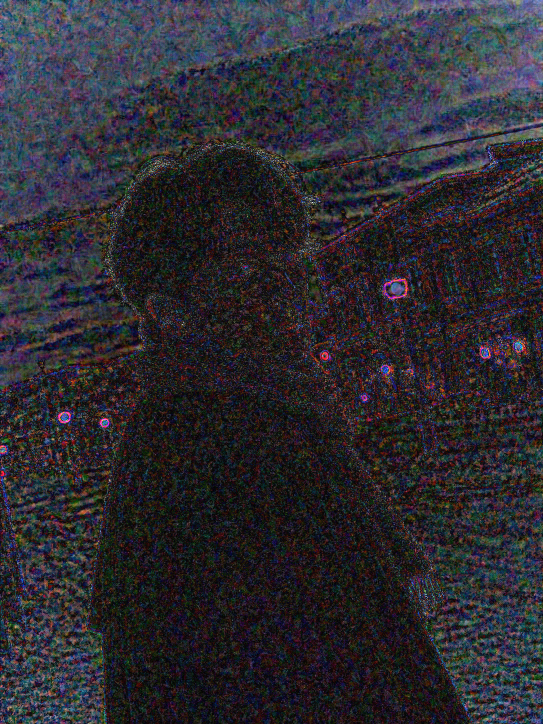
#> input picture analysis_outputs/abs_diff_x8.png, 1086 x 1448 px (shown at 1/2 size)
$ python defensive_forensics.py --source analysis_outputs/abs_diff_x8.png --suspect analysis_outputs/defensive_forensics_a19/signed_luma_diff_red_brighter_blue_darker.png
#> lines starting #> are read from the running program, lines starting #| are printed output that depends on the picture
from __future__ import annotations

import argparse
import json
from pathlib import Path

import numpy as np
from PIL import ExifTags, Image, ImageStat


KNOWN_PHLEGETHON_QTABLES = {
    "luma_sum": 592,
    "chroma_sum": 891,
    "luma_first8": [3, 2, 2, 3, 4, 6, 8, 10],
    "chroma_first8": [3, 3, 4, 8, 16, 16, 16, 16],
}


def gray(arr: np.ndarray) -> np.ndarray:
    arr = arr.astype(np.float32)
    return arr[..., 0] * 0.299 + arr[..., 1] * 0.587 + arr[..., 2] * 0.114


def residual_std(g: np.ndarray) -> float:
    if g.shape[0] < 3 or g.shape[1] < 3:
        return 0.0
    center = g[1:-1, 1:-1]
    nb = (g[:-2, 1:-1] + g[2:, 1:-1] + g[1:-1, :-2] + g[1:-1, 2:]) / 4
    return float((center - nb).std())


def laplacian_std(g: np.ndarray) -> float:
    if g.shape[0] < 3 or g.shape[1] < 3:
        return 0.0
    center = g[1:-1, 1:-1]
    lap = 4 * center - g[:-2, 1:-1] - g[2:, 1:-1] - g[1:-1, :-2] - g[1:-1, 2:]
    return float(lap.std())


def blockiness(g: np.ndarray) -> float:
    if g.shape[0] <= 8 or g.shape[1] <= 8:
        return 0.0
    vx = g[:, 8::8]
    vy = g[:, 7::8]
    hx = g[8::8, :]
    hy = g[7::8, :]
    v = np.abs(vx[:, : vy.shape[1]] - vy[:, : vx.shape[1]]).mean()
    h = np.abs(hx[: hy.shape[0], :] - hy[: hx.shape[0], :]).mean()
    return float((v + h) / 2)


def image_meta(path: Path) -> dict:
    image = Image.open(path)
    rgb = image.convert("RGB")
    stat = ImageStat.Stat(rgb)
    meta = {
        "path": str(path),
        "format": image.format,
        "mode": image.mode,
        "size": image.size,
        "bytes": path.stat().st_size,
        "info": {k: (f"<{len(v)} bytes>" if isinstance(v, bytes) else v) for k, v in image.info.items()},
        "exif_count": len(image.getexif()),
        "mean_rgb": [round(float(v), 4) for v in stat.mean],
        "std_rgb": [round(float(v), 4) for v in stat.stddev],
    }
    if image.format == "JPEG":
        qtables = {}
        for key, values in image.quantization.items():
            qtables[str(key)] = {
                "sum": int(sum(values)),
                "first8": [int(v) for v in values[:8]],
            }
        meta["jpeg"] = {
            "layers": getattr(image, "layers", None),
            "layer": getattr(image, "layer", None),
            "qtables": qtables,
        }
    exif = image.getexif()
    selected_exif = {}
    for tag in [271, 272, 305, 306, 282, 283, 33434, 33437, 34855, 37386, 40961]:
        value = exif.get(tag)
        if value is not None:
            selected_exif[ExifTags.TAGS.get(tag, str(tag))] = repr(value)
    if selected_exif:
        meta["selected_exif"] = selected_exif
    return meta


def fit_channels(source: np.ndarray, suspect: np.ndarray) -> list[dict]:
    rows = []
    src = source.reshape(-1, 3).astype(np.float32)
    sus = suspect.reshape(-1, 3).astype(np.float32)
    for idx, name in enumerate(["R", "G", "B"]):
        x = src[:, idx]
        y = sus[:, idx]
        design = np.vstack([x, np.ones_like(x)]).T
        gain, offset = np.linalg.lstsq(design, y, rcond=None)[0]
        corr = np.corrcoef(x, y)[0, 1]
        rows.append(
            {
                "channel": name,
                "gain": round(float(gain), 6),
                "offset": round(float(offset), 6),
                "correlation": round(float(corr), 6),
            }
        )
    return rows


def region_boxes(width: int, height: int) -> dict[str, tuple[int, int, int, int]]:
    return {
        "upper_subject": (round(width * 0.20), round(height * 0.12), round(width * 0.78), round(height * 0.52)),
        "face_center": (round(width * 0.42), round(height * 0.28), round(width * 0.72), round(height * 0.52)),
        "bright_window": (round(width * 0.48), round(height * 0.08), width, round(height * 0.70)),
        "dark_clothing": (round(width * 0.18), round(height * 0.52), round(width * 0.86), round(height * 0.95)),
        "left_wall": (0, 0, round(width * 0.30), round(height * 0.48)),
    }


def compare_regions(source: np.ndarray, suspect: np.ndarray) -> dict:
    h, w = source.shape[:2]
    rows = {}
    for name, (x0, y0, x1, y1) in region_boxes(w, h).items():
        src = source[y0:y1, x0:x1]
        sus = suspect[y0:y1, x0:x1]
        diff = sus - src
        src_g = gray(src)
        sus_g = gray(sus)
        rows[name] = {
            "box": [x0, y0, x1, y1],
            "mean_diff_rgb": [round(float(v), 4) for v in diff.mean(axis=(0, 1))],
            "mean_abs_rgb": [round(float(v), 4) for v in np.abs(diff).mean(axis=(0, 1))],
            "residual_std_source": round(residual_std(src_g), 4),
            "residual_std_suspect": round(residual_std(sus_g), 4),
            "laplacian_std_source": round(laplacian_std(src_g), 4),
            "laplacian_std_suspect": round(laplacian_std(sus_g), 4),
        }
    return rows


def jpeg_rule_hits(meta: dict) -> list[str]:
    hits = []
    jpeg = meta.get("jpeg")
    if not jpeg:
        return hits
    qtables = jpeg.get("qtables", {})
    q0 = qtables.get("0", {})
    q1 = qtables.get("1", {})
    if q0.get("sum") == KNOWN_PHLEGETHON_QTABLES["luma_sum"] and q1.get("sum") == KNOWN_PHLEGETHON_QTABLES["chroma_sum"]:
        hits.append("known_phlegethon_quant_table_sums")
    if q0.get("first8") == KNOWN_PHLEGETHON_QTABLES["luma_first8"]:
        hits.append("known_phlegethon_luma_first8")
    if q1.get("first8") == KNOWN_PHLEGETHON_QTABLES["chroma_first8"]:
        hits.append("known_phlegethon_chroma_first8")
    if meta.get("exif_count") == 0 and meta.get("info", {}).get("jfif") is not None:
        hits.append("jfif_without_exif")
    return hits


def save_heatmaps(source: np.ndarray, suspect: np.ndarray, out_dir: Path) -> dict[str, str]:
    out_dir.mkdir(parents=True, exist_ok=True)
    diff = suspect - source
    abs_diff = np.clip(np.abs(diff) * 8, 0, 255).astype(np.uint8)
    signed = np.zeros_like(source, dtype=np.uint8)
    luma_diff = gray(suspect) - gray(source)
    signed[..., 0] = np.clip(luma_diff * 12 + 128, 0, 255)
    signed[..., 1] = 128
    signed[..., 2] = np.clip(-luma_diff * 12 + 128, 0, 255)

    paths = {
        "abs_diff_x8": out_dir / "abs_diff_x8.png",
        "signed_luma_diff": out_dir / "signed_luma_diff_red_brighter_blue_darker.png",
    }
    Image.fromarray(abs_diff).save(paths["abs_diff_x8"])
    Image.fromarray(signed).save(paths["signed_luma_diff"])
    return {k: str(v) for k, v in paths.items()}


def analyze_pair(source_path: Path, suspect_path: Path, out_dir: Path) -> dict:
    source_image = Image.open(source_path).convert("RGB")
    suspect_image = Image.open(suspect_path).convert("RGB")
    if source_image.size != suspect_image.size:
        suspect_image = suspect_image.resize(source_image.size, Image.Resampling.BICUBIC)

    source = np.asarray(source_image).astype(np.float32)
    suspect = np.asarray(suspect_image).astype(np.float32)
    source_g = gray(source)
    suspect_g = gray(suspect)
    diff = suspect - source
    abs_diff = np.abs(diff)

    source_residual = residual_std(source_g)
    suspect_residual = residual_std(suspect_g)
    source_block = blockiness(source_g)
    suspect_block = blockiness(suspect_g)
    channel_fit = fit_channels(source, suspect)
    suspect_meta = image_meta(suspect_path)

    flags = []
    if all(0.94 <= row["gain"] <= 0.99 and row["offset"] < 0 for row in channel_fit):
        flags.append("global_channel_affine_darkening")
    if suspect_residual < source_residual * 0.9:
        flags.append("broad_high_frequency_residual_suppression")
    if suspect_block > source_block * 1.08:
        flags.append("jpeg_blockiness_increase")
    if float((abs_diff.max(axis=2) > 3).mean()) > 0.35 and all(row["correlation"] > 0.995 for row in channel_fit):
        flags.append("high_correlation_but_widespread_low_amplitude_changes")
    flags.extend(jpeg_rule_hits(suspect_meta))

    report = {
        "source": image_meta(source_path),
        "suspect": suspect_meta,
        "pair_metrics": {
            "same_size": source_image.size == suspect_image.size,
            "mean_diff_rgb": [round(float(v), 4) for v in diff.mean(axis=(0, 1))],
            "mean_abs_rgb": [round(float(v), 4) for v in abs_diff.mean(axis=(0, 1))],
            "median_abs_rgb": [round(float(v), 4) for v in np.median(abs_diff, axis=(0, 1))],
            "changed_gt3": round(float((abs_diff.max(axis=2) > 3).mean()), 6),
            "changed_gt10": round(float((abs_diff.max(axis=2) > 10).mean()), 6),
            "gray_diff_percentiles": [round(float(v), 4) for v in np.percentile(suspect_g - source_g, [1, 5, 25, 50, 75, 95, 99])],
            "residual_std_source": round(source_residual, 4),
            "residual_std_suspect": round(suspect_residual, 4),
            "laplacian_std_source": round(laplacian_std(source_g), 4),
            "laplacian_std_suspect": round(laplacian_std(suspect_g), 4),
            "blockiness_source": round(source_block, 4),
            "blockiness_suspect": round(suspect_block, 4),
            "channel_fit": channel_fit,
        },
        "regions": compare_regions(source, suspect),
        "defensive_flags": flags,
        "risk_score": min(100, len(flags) * 14),
        "heatmaps": save_heatmaps(source, suspect, out_dir),
    }
    return report


def write_markdown(report: dict, path: Path) -> None:
    metrics = report["pair_metrics"]
    lines = [
        "# Defensive Forensics Report",
        "",
        f"Risk score: **{report['risk_score']} / 100**",
        "",
        "## Defensive Flags",
        "",
    ]
    if report["defensive_flags"]:
        lines.extend(f"- `{flag}`" for flag in report["defensive_flags"])
    else:
        lines.append("- No rule hits.")
    lines.extend(
        [
            "",
            "## Pair Metrics",
            "",
            f"- Mean RGB shift: `{metrics['mean_diff_rgb']}`",
            f"- Mean absolute RGB delta: `{metrics['mean_abs_rgb']}`",
            f"- Changed pixels > 3: `{metrics['changed_gt3']}`",
            f"- Changed pixels > 10: `{metrics['changed_gt10']}`",
            f"- Residual std source/suspect: `{metrics['residual_std_source']}` / `{metrics['residual_std_suspect']}`",
            f"- Laplacian std source/suspect: `{metrics['laplacian_std_source']}` / `{metrics['laplacian_std_suspect']}`",
            f"- Blockiness source/suspect: `{metrics['blockiness_source']}` / `{metrics['blockiness_suspect']}`",
            "",
            "## Channel Fit",
            "",
            "| Channel | Gain | Offset | Correlation |",
            "|---|---:|---:|---:|",
        ]
    )
    for row in metrics["channel_fit"]:
        lines.append(f"| {row['channel']} | {row['gain']} | {row['offset']} | {row['correlation']} |")
    lines.extend(
        [
            "",
            "## JPEG Fingerprint",
            "",
            "```json",
            json.dumps(report["suspect"].get("jpeg", {}), indent=2, ensure_ascii=False),
            "```",
            "",
            "## Heatmaps",
            "",
        ]
    )
    for name, heatmap_path in report["heatmaps"].items():
        lines.append(f"- {name}: `{heatmap_path}`")
    path.write_text("\n".join(lines), encoding="utf-8")


def main() -> None:
    parser = argparse.ArgumentParser(description="Defensive forensic comparison for suspicious image post-processing.")
    parser.add_argument("--source", required=True, type=Path, help="Original or baseline image.")
    parser.add_argument("--suspect", required=True, type=Path, help="Suspicious transformed image.")
    parser.add_argument("--out-dir", default=Path("analysis_outputs/defensive_forensics"), type=Path)
    args = parser.parse_args()

    args.out_dir.mkdir(parents=True, exist_ok=True)
    report = analyze_pair(args.source, args.suspect, args.out_dir)
#> in analyze_pair, source_image is the input picture: PIL image 1086x1448 RGB; mean R, G, B 45.1, 43.1, 49.4
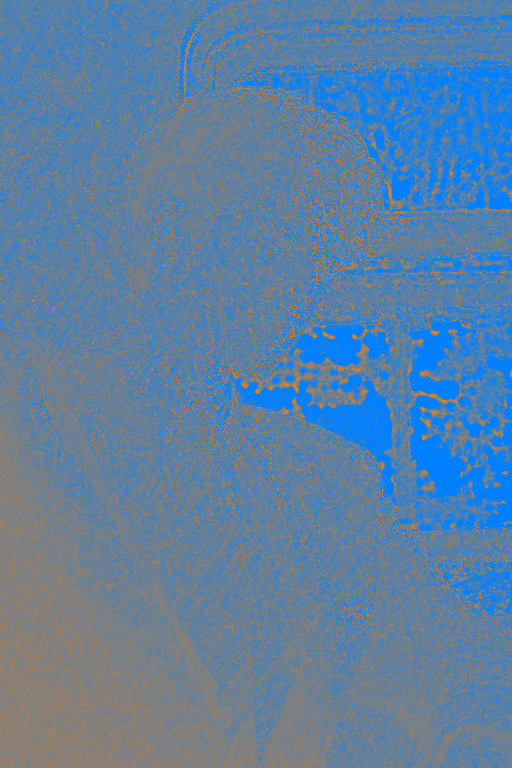
#> input picture analysis_outputs/defensive_forensics_a19/signed_luma_diff_red_brighter_blue_darker.png, 1024 x 1536 px (shown at 1/2 size)
#> in analyze_pair, suspect_image is the input picture: PIL image 1024x1536 RGB; mean R, G, B 92.6, 128, 162.5
#> in analyze_pair, `abs_diff = np.abs(diff)`:
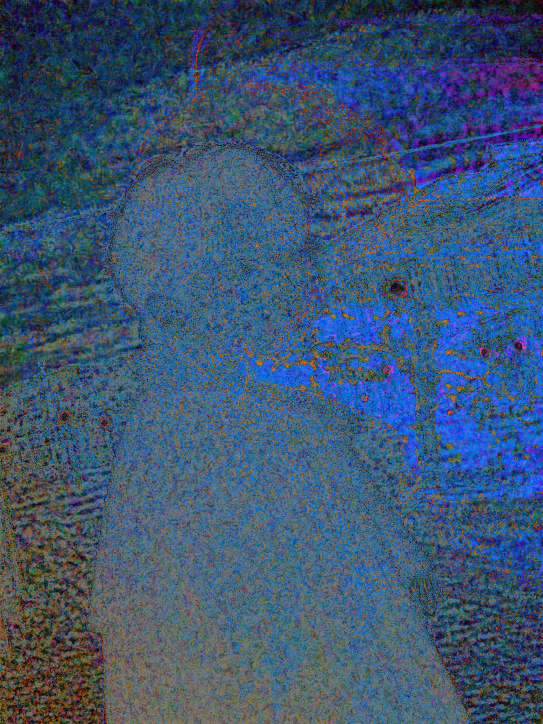
#> abs_diff: shape (1448, 1086, 3) float32 (shown at 1/2 size); mean R, G, B 60.8, 85, 113.8
#> in analyze_pair, `source_residual = residual_std(source_g)`: source_residual = 11.91
#> in analyze_pair, `suspect_residual = residual_std(suspect_g)`: suspect_residual = 2.79
#> in blockiness, `hy = g[7::8, :]`:
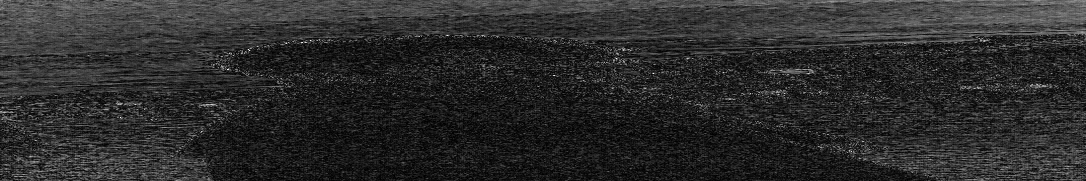
#> hy: shape (181, 1086) float32; min 0, max 255, mean 44.4
#> in blockiness, `v = np.abs(vx[:, : vy.shape[1]] - vy[:, : vx.shape[1]]).mean()`: v = 13.66
#> in blockiness, `h = np.abs(hx[: hy.shape[0], :] - hy[: hx.shape[0], :]).mean()`: h = 13.85
#> in analyze_pair, `source_block = blockiness(source_g)`: source_block = 13.75
#> in blockiness (call 2), `hx = g[8::8, :]`:
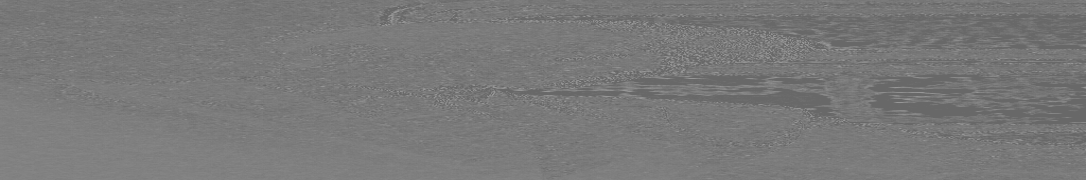
#> hx: shape (180, 1086) float32; min 104.1, max 151.4, mean 121.3
#> in blockiness (call 2), `v = np.abs(vx[:, : vy.shape[1]] - vy[:, : vx.shape[1]]).mean()`: v = 2.68
#> in blockiness (call 2), `h = np.abs(hx[: hy.shape[0], :] - hy[: hx.shape[0], :]).mean()`: h = 2.91
#> in analyze_pair, `suspect_block = blockiness(suspect_g)`: suspect_block = 2.8
#> the loop in fit_channels, `for idx, name in enumerate(["R", "G", "B"]):` made 3 passes
#> (gain, offset, corr) on passes 1 to 3: (-0.127, 98.39, -0.0995), (4.68e-15, 128, nan), (0.129, 156.1, 0.111)
#> after the loop in fit_channels, `for idx, name in enumerate(["R", "G", "B"]):`: rows = 3 items
#> after the loop in image_meta, `for tag in [271, 272, 305, 306, 282, 283, 33434, 33437, 34855, 37386, ..`: selected_exif = 0 items
#> in analyze_pair, `suspect_meta = image_meta(suspect_path)`: suspect_meta = 9 items
#> in laplacian_std (call 2), `lap = 4 * center - g[:-2, 1:-1] - g[2:, 1:-1] - g[1:-1, :-2] - g[1:-1,..`:
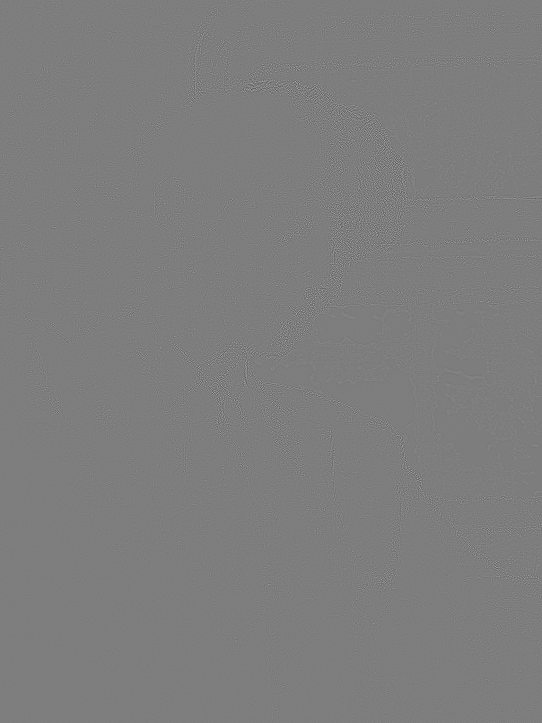
#> lap: shape (1446, 1084) float32 (shown at 1/2 size); min -158.9, max 163.2, mean 0; drawn with min black and max white
#> in compare_regions, `h, w = source.shape[:2]`: h = 1448; w = 1086
#> the loop in compare_regions, `for name, (x0, y0, x1, y1) in region_boxes(w, h).items():` made 5 passes
#> (name, x0, y0, x1, y1) on passes 1 to 5: ('upper_subject', 217, 174, 847, 753), ('face_center', 456, 405, 782, 753), ('bright_window', 521, 116, 1086, 1014), ('dark_clothing', 195, 753, 934, 1376), ('left_wall', 0, 0, 326, 695)
#> after the loop in compare_regions, `for name, (x0, y0, x1, y1) in region_boxes(w, h).items():`:
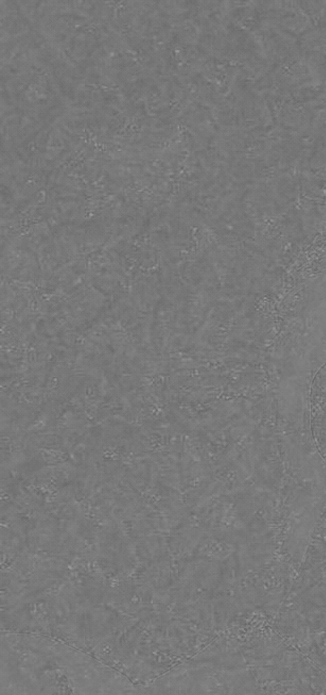
#> sus_g: shape (695, 326) float32; min 104.2, max 151.4, mean 121.1
#> after the loop in compare_regions, `for name, (x0, y0, x1, y1) in region_boxes(w, h).items():`: rows = 5 items
#> in save_heatmaps, `signed[..., 2] = np.clip(-luma_diff * 12 + 128, 0, 255)`:
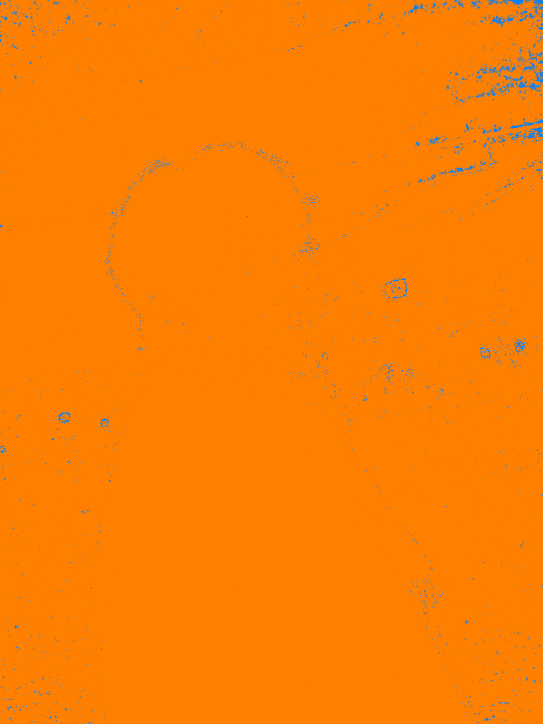
#> signed: shape (1448, 1086, 3) (shown at 1/2 size); mean of channels 0, 1, 2 252.4, 128, 2.6; drawn as R, G, B
#> report = 7 items
    json_path = args.out_dir / "report.json"
    md_path = args.out_dir / "report.md"
    json_path.write_text(json.dumps(report, ensure_ascii=False, indent=2), encoding="utf-8")
    write_markdown(report, md_path)
#> in write_markdown, `metrics = report["pair_metrics"]`: metrics = 14 items
#> in write_markdown, `lines = [ "# Defensive Forensics Report", "", f"Risk score: **{report[..`: lines = ['# Defensive Forensics Report', '', 'Risk score: **14 / 100**', '', '## Defensive Flags', '']
#> the loop in write_markdown, `for row in metrics["channel_fit"]:` made 3 passes
#> after the loop in write_markdown, `for row in metrics["channel_fit"]:`: lines = 25 items, first 6: '# Defensive Forensics Report', '', 'Risk score: **14 / 100**', '', '## Defensive Flags', ''
#> the loop in write_markdown, `for name, heatmap_path in report["heatmaps"].items():` made 2 passes
#> name on passes 1 to 2: 'abs_diff_x8', 'signed_luma_diff'
#> after the loop in write_markdown, `for name, heatmap_path in report["heatmaps"].items():`: lines = 36 items, first 6: '# Defensive Forensics Report', '', 'Risk score: **14 / 100**', '', '## Defensive Flags', ''
    print(f"Wrote {json_path}")
    print(f"Wrote {md_path}")
    print(f"Risk score: {report['risk_score']} / 100")
#| Risk score: 14 / 100
    print("Flags:")
    for flag in report["defensive_flags"]:
        print(f" - {flag}")
#> this loop made 1 pass
#|  - broad_high_frequency_residual_suppression


if __name__ == "__main__":
    main()
